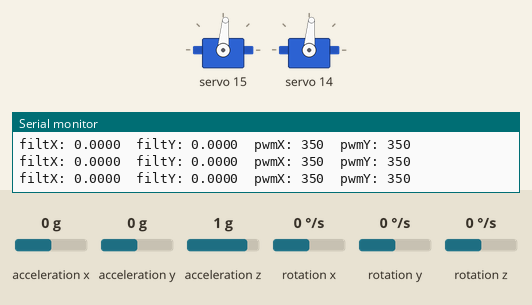
This program was run on a simulated Arduino Nano, built with avr-gcc and run on an emulated ATmega328P. Parts: 2 × servo, the last lines printed to the serial monitor. Wiring (inferred from the names in the program): MPU-6050 motion sensor at I2C address 0x68. The inputs (shaded band) are chosen by the test bench; at power-on: acceleration x 0 g, rotation x 0 °/s, rotation y 0 °/s, acceleration y 0 g, acceleration z 1 g, rotation z 0 °/s.

Above: at 2.6 s.
2.7 s: acceleration x set to -0.8 g
At 4.2 s:
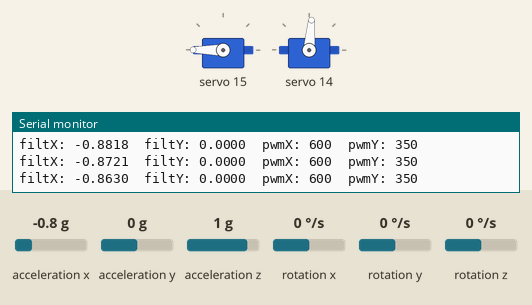
4.6 s: rotation x set to 12 °/s
At 5.2 s:
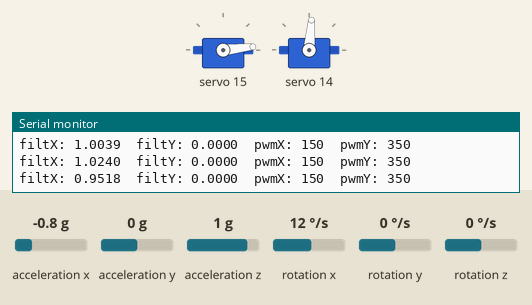
7.6 s: rotation y set to -192 °/s
At 9.5 s:
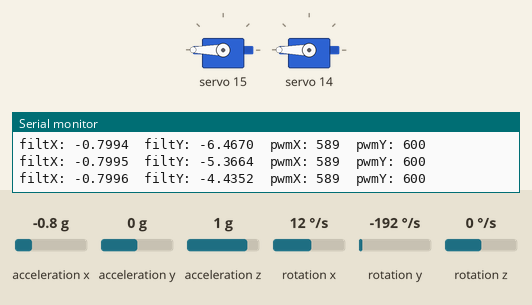
Timing chart, 0 to 13.7 s (numbered marks = the images above; inputs shaded):
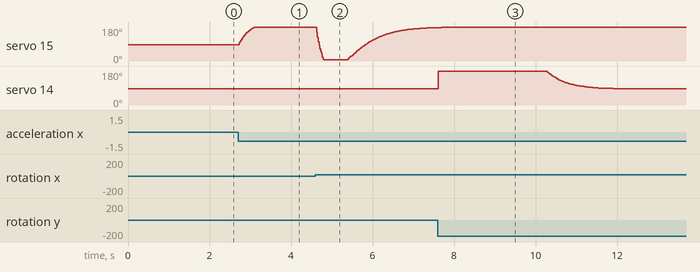

Measured:
- after the input at 2.7 s, servo 15: moves from 85° to 180° over 0.41 s, starting at once

The program:

main.cpp
```cpp
#include <Arduino.h>

#include <Wire.h>
#include <Adafruit_PWMServoDriver.h>

#include "Config.h"
#include "Types.h"
#include "I2CHelper.h"
#include "IMUManager.h"
#include "ServoController.h"
#include "MotionController.h"
#include "CalibrationManager.h"

static IMUManager         imu;
static ServoController    servos;
static MotionController   controller;
static CalibrationManager calibration;

// Optional debug print throttle
static uint32_t _lastDebugPrintMs = 0;

// =============================================================================
// setup()
// =============================================================================
void setup()
{
    Serial.begin(Config::SerialBaudRate);

    if (Config::DebugEnabled)
    {
        Serial.println(F("=== PlanarBearingController ==="));
        Serial.println(F("Initializing..."));
    }

    // 1. Initialize I2C bus
    I2CHelper::init();

    // 2. Initialize PCA9685 servo driver (centers servos on boot)
    if (!servos.init())
    {
        Serial.println(F("[FATAL] Servo driver init failed - halting"));
        while (true); // Halt; check wiring and I2C address
    }

    // 3. Initialize MPU6050
    if (!imu.init())
    {
        Serial.println(F("[FATAL] IMU init failed - halting"));
        while (true); // Halt; check wiring and I2C address
    }

    // 4. Run startup calibration
    //    Keep device FLAT and STILL during this phase.
    calibration.run(imu);

    if (Config::DebugEnabled)
    {
        Serial.println(F("Initialization complete. Entering main loop."));
    }
}

// =============================================================================
// loop()
// =============================================================================
void loop()
{
    // 1. Read and filter IMU data
    IMUData imuData = imu.update();

    // 2. Compute servo commands (open-loop feed-forward)
    //    Target setpoints are 0 (flat/level) - adjust if non-zero bias desired
    ServoCommand cmd = controller.compute(imuData, 0.0f, 0.0f);

    // 3. Apply servo outputs
    servos.apply(cmd);

    // 4. Optional debug output (rate-limited to avoid flooding serial)
    if (Config::DebugEnabled)
    {
        uint32_t now = millis();
        if (now - _lastDebugPrintMs >= Config::DebugPrintIntervalMs)
        {
            _lastDebugPrintMs = now;
            if (imuData.valid)
            {
                Serial.print(F("filtX: ")); Serial.print(imuData.filtX, 4);
                Serial.print(F("\tfiltY: ")); Serial.print(imuData.filtY, 4);
                Serial.print(F("\tpwmX: ")); Serial.print(cmd.pulseX);
                Serial.print(F("\tpwmY: ")); Serial.println(cmd.pulseY);
            }
        }
    }
}
```

CalibrationManager.h
```cpp
#pragma once

#include "Types.h"
#include "IMUManager.h"

// =============================================================================
// CalibrationManager.h
// Startup calibration routine for flat-surface bias estimation.
//
// Responsibilities:
//   - Collect multiple raw IMU samples while device is stationary and flat
//   - Average samples to estimate gyro zero-rate bias
//   - Estimate accelerometer offset relative to gravity vector
//   - Derive initial Kalman seed angles from accel data
//   - Store results in a CalibrationData struct
//   - Push calibration results into IMUManager
//
// Usage:
//   CalibrationManager cal;
//   cal.run(imu);   // Blocks for CalibrationSamples * CalibrationDelayMs ms
// =============================================================================

class CalibrationManager
{
public:
    CalibrationManager();

    // Run the full calibration routine. Blocks until complete.
    // Reads raw IMU data via imu, computes offsets, and calls imu.applyCalibration().
    void run(IMUManager& imu);

    // Access the calibration results after run() completes.
    const CalibrationData& getCalibrationData() const;

private:
    CalibrationData _calData;
};
```

I2CHelper.h
```cpp
#pragma once

#include <stdint.h>

// =============================================================================
// I2CHelper.h
// Low-level I2C utility functions with timeout handling and bus recovery.
//
// Adapted from original custom I2C implementation; preserves all robustness
// behavior including:
//   - Per-byte receive timeout
//   - Incomplete read detection
//   - Wire buffer drain on error
//   - Hardware error (code 4) bus recovery via Wire.end()/begin()
// =============================================================================

namespace I2CHelper
{
    // Initialize the I2C bus at the configured clock speed.
    void init();

    // Write one byte to a register on the IMU.
    // registerAddress - target register
    // data            - single byte value
    // sendStop        - whether to release the bus after transmission
    // Returns 0 on success, Wire error code otherwise.
    uint8_t write(uint8_t registerAddress, uint8_t data, bool sendStop);

    // Write multiple bytes starting at registerAddress.
    // Returns 0 on success, Wire error code otherwise.
    uint8_t write(uint8_t registerAddress, uint8_t* data, uint8_t length, bool sendStop);

    // Read nbytes from registerAddress into data buffer.
    // Returns 0 on success, 5 on timeout/incomplete read, Wire error code otherwise.
    uint8_t read(uint8_t registerAddress, uint8_t* data, uint8_t nbytes);

    // Attempt to recover the I2C bus after a hardware error.
    // Performs Wire.end() / Wire.begin() / setClock().
    void recoverBus();
}
```

IMUManager.h
```cpp
#pragma once

#include "Types.h"
#include "Kalman.h"
#include <stdint.h>

// =============================================================================
// IMUManager.h
// Owns the MPU6050 sensor, Kalman filters, and all IMU timing state.
//
// Responsibilities:
//   - MPU6050 register initialization
//   - Raw sensor burst-read (14 bytes: accel + temp + gyro)
//   - Sensor scaling (raw ADC -> physical units)
//   - dt computation via micros()
//   - Kalman filter application
//   - Calibration offset application
//
// Does NOT:
//   - Control servos
//   - Contain motion mapping logic
//   - Contain application-level decisions
// =============================================================================

class IMUManager
{
public:
    IMUManager();

    // Initialize the MPU6050. Verifies WHO_AM_I register.
    // Returns true on success, false if the sensor is not responding.
    bool init();

    // Read raw sensor data, apply calibration offsets, run Kalman filters,
    // compute dt, and return a fully populated IMUData struct.
    // Call this once per main loop iteration.
    IMUData update();

    // Apply calibration offsets and seed the Kalman filter initial angles.
    // Call this after CalibrationManager::run() has produced CalibrationData.
    void applyCalibration(const CalibrationData& cal);

    // Seed Kalman filter initial angles directly (used during calibration).
    void seedAngles(float angleX, float angleY);

private:
    Kalman  _kalmanX;
    Kalman  _kalmanY;

    uint32_t _lastTimeUs;  // micros() timestamp of last update
    uint8_t  _i2cBuf[14]; // Raw burst-read buffer (accel + temp + gyro)

    // Active calibration offsets
    float _gyroBiasX;
    float _gyroBiasY;
    float _accelOffsetX;
    float _accelOffsetY;

    bool _calibrated;
};
```

Kalman.h
```cpp
// Original by Kristian Lauszus, TKJ Electronics (GPL2).
// https://github.com/TKJElectronics/KalmanFilter/blob/master/Kalman.cpp

#pragma once

class Kalman
{
public:
    Kalman();

    float getAngle(float newAngle, float newRate, float dt);

    void setAngle(float angle);

    float getRate();

    // --- Filter tuning ---
    void setQangle(float Q_angle);
    void setQbias(float Q_bias);
    void setRmeasure(float R_measure);

    float getQangle();
    float getQbias();
    float getRmeasure();

private:
    float Q_angle;   // Process noise variance - accelerometer
    float Q_bias;    // Process noise variance - gyro bias
    float R_measure; // Measurement noise variance

    float angle; // Current angle estimate (state[0])
    float bias;  // Current gyro bias estimate (state[1])
    float rate;  // Bias-corrected rate (output only, not a state)

    float P[2][2]; // 2x2 error covariance matrix
};
```

MotionController.h
```cpp
#pragma once

#include "Types.h"

// =============================================================================
// MotionController.h
// Open-loop feed-forward motion mapping from filtered IMU data to servo pulses.
//
// Responsibilities:
//   - Apply axis gains (Config::GainX / GainY)
//   - Apply deadband filtering to suppress jitter
//   - Map filtered IMU values to PCA9685 pulse counts
//   - Return a ServoCommand ready for ServoController::apply()
//
// Architecture note:
//   This module intentionally contains only feed-forward logic. The compute()
//   interface accepts target setpoints so that a future closed-loop (PID)
//   upgrade can be dropped in without restructuring the rest of the system.
// =============================================================================

class MotionController
{
public:
    MotionController();

    // Compute servo commands from current filtered IMU state.
    //
    // imuData   - output of IMUManager::update()
    // targetX   - desired X position setpoint (0.0 = center / flat)
    // targetY   - desired Y position setpoint (0.0 = center / flat)
    //
    // Returns a ServoCommand with clamped pulse values for both axes.
    ServoCommand compute(const IMUData& imuData,
                         float targetX = 0.0f,
                         float targetY = 0.0f);

private:
    // Apply deadband: zero the signal if its absolute value is below threshold.
    float applyDeadband(float value, float threshold) const;

    // Map a scalar error value to a servo pulse count around center.
    uint16_t mapToPulse(float error, float gain, uint16_t center) const;
};
```

ServoController.h
```cpp
#pragma once

#include "Types.h"
#include <Adafruit_PWMServoDriver.h>

// =============================================================================
// ServoController.h
// Owns the PCA9685 PWM driver and all servo output logic.
//
// Responsibilities:
//   - PCA9685 initialization
//   - Servo pulse output (both axes)
//   - Pulse clamping to configured safety limits
//   - Centering helper
//
// Does NOT:
//   - Perform motion calculations
//   - Read from IMU
//   - Contain control logic
// =============================================================================

class ServoController
{
public:
    ServoController();

    // Initialize the PCA9685 driver and set PWM frequency.
    // Returns true on success.
    bool init();

    // Apply a ServoCommand: clamp pulses to safe limits and output to PCA9685.
    void apply(const ServoCommand& cmd);

    // Drive both servos to the configured center pulse position.
    void center();

private:
    Adafruit_PWMServoDriver _pwm;

    // Clamp a pulse value to [ServoPulseMin, ServoPulseMax]
    uint16_t clampPulse(uint16_t pulse) const;
};
```

Types.h
```cpp
#pragma once

#include <stdint.h>

// =============================================================================
// Types.h
// Shared lightweight POD structs used across modules.
// No dynamic allocation. No virtual functions. No STL.
// =============================================================================

// -----------------------------------------------------------------------------
// IMUData
// Output of IMUManager::update(). Contains both raw and filtered sensor values,
// plus the elapsed time delta used for integration.
// -----------------------------------------------------------------------------
struct IMUData
{
    // Raw accelerometer readings (in g, after scale factor applied)
    float rawAccX = 0.0f;
    float rawAccY = 0.0f;
    float rawAccZ = 0.0f;

    // Raw gyroscope readings (in deg/s, after scale factor applied)
    float rawGyroX = 0.0f;
    float rawGyroY = 0.0f;
    float rawGyroZ = 0.0f;

    // Kalman-filtered outputs (used by MotionController)
    float filtX = 0.0f;
    float filtY = 0.0f;

    // Elapsed time since last update (seconds)
    float dt = 0.0f;

    // True if this reading is valid (I2C succeeded)
    bool valid = false;
};

// -----------------------------------------------------------------------------
// ServoCommand
// Encapsulates final PWM pulse outputs for both servo axes.
// Consumed by ServoController::apply().
// -----------------------------------------------------------------------------
struct ServoCommand
{
    uint16_t pulseX = 350; // PCA9685 12-bit count for X servo
    uint16_t pulseY = 350; // PCA9685 12-bit count for Y servo
};

// -----------------------------------------------------------------------------
// CalibrationData
// Holds sensor offsets and biases computed during the startup calibration run.
// Stored and applied by CalibrationManager; read by IMUManager.
// -----------------------------------------------------------------------------
struct CalibrationData
{
    // Gyroscope zero-rate bias (deg/s)
    float gyroBiasX = 0.0f;
    float gyroBiasY = 0.0f;
    float gyroBiasZ = 0.0f;

    // Accelerometer offset (g) relative to flat/level reference
    float accelOffsetX = 0.0f;
    float accelOffsetY = 0.0f;
    float accelOffsetZ = 0.0f;

    // Initial Kalman seed angles (deg) - derived from accel at rest
    float initAngleX = 0.0f;
    float initAngleY = 0.0f;

    bool ready = false; // Set to true once calibration has been run
};
```

CalibrationManager.cpp
```cpp
// =============================================================================
// CalibrationManager.cpp
// Startup calibration: gyro bias estimation and flat-surface accel offsets.
//
// Procedure:
//   1. Place the device on a flat, stationary surface.
//   2. CalibrationManager::run() collects Config::CalibrationSamples raw reads.
//   3. Averages gyro readings -> gyro bias.
//   4. Averages accel X/Y -> accel offset (expected 0g on flat surface).
//   5. Derives initial Kalman seed angles from averaged accel values.
//   6. Pushes results into IMUManager via applyCalibration().
//
// NOTE: The device must be stationary and level during calibration.
// =============================================================================

#include "CalibrationManager.h"
#include "I2CHelper.h"
#include "Config.h"
#include <Arduino.h>
#include <math.h>

CalibrationManager::CalibrationManager()
{
}

void CalibrationManager::run(IMUManager& imu)
{
    if (Config::DebugEnabled)
    {
        Serial.println(F("[Cal] Starting calibration - hold device flat and still..."));
    }

    // Accumulators for averaging (use double to preserve precision over many samples)
    double sumGX = 0.0, sumGY = 0.0, sumGZ = 0.0;
    double sumAX = 0.0, sumAY = 0.0, sumAZ = 0.0;

    uint16_t validSamples = 0;

    for (uint16_t i = 0; i < Config::CalibrationSamples; i++)
    {
        IMUData sample = imu.update();

        if (sample.valid)
        {
            sumGX += sample.rawGyroX;
            sumGY += sample.rawGyroY;
            sumGZ += sample.rawGyroZ;

            sumAX += sample.rawAccX;
            sumAY += sample.rawAccY;
            sumAZ += sample.rawAccZ;

            validSamples++;
        }

        delay(Config::CalibrationDelayMs);
    }

    if (validSamples == 0)
    {
        if (Config::DebugEnabled)
        {
            Serial.println(F("[Cal] FAILED - no valid IMU samples received"));
        }
        return;
    }

    const float n = static_cast<float>(validSamples);

    // --- Gyro bias: average zero-rate readings ---
    _calData.gyroBiasX = static_cast<float>(sumGX / n);
    _calData.gyroBiasY = static_cast<float>(sumGY / n);
    _calData.gyroBiasZ = static_cast<float>(sumGZ / n);

    // --- Accel offset: deviation from expected flat-surface reading ---
    // On a flat surface, ideal readings are: X=0g, Y=0g, Z=1g.
    // Store the X and Y averages directly as offsets; Z is not used for control.
    _calData.accelOffsetX = static_cast<float>(sumAX / n);
    _calData.accelOffsetY = static_cast<float>(sumAY / n);
    _calData.accelOffsetZ = static_cast<float>(sumAZ / n) - 1.0f; // Remove gravity

    // --- Seed angles: derive from averaged accel values ---
    // After removing offset, both should be ~0 on a flat surface.
    // Using the raw averages before offset subtraction to get the actual tilt angle.
    // TODO: For true angle estimation, use atan2(accY, sqrt(accX^2+accZ^2)).
    //       This simplified version seeds to 0 assuming startup is level.
    _calData.initAngleX = 0.0f;
    _calData.initAngleY = 0.0f;

    _calData.ready = true;

    // Push calibration data into the IMU manager
    imu.applyCalibration(_calData);

    if (Config::DebugEnabled)
    {
        Serial.println(F("[Cal] Calibration complete."));
        Serial.print(F("[Cal] Gyro bias  X/Y/Z: "));
        Serial.print(_calData.gyroBiasX, 4); Serial.print(F(" / "));
        Serial.print(_calData.gyroBiasY, 4); Serial.print(F(" / "));
        Serial.println(_calData.gyroBiasZ, 4);
        Serial.print(F("[Cal] Accel off  X/Y/Z: "));
        Serial.print(_calData.accelOffsetX, 4); Serial.print(F(" / "));
        Serial.print(_calData.accelOffsetY, 4); Serial.print(F(" / "));
        Serial.println(_calData.accelOffsetZ, 4);
    }
}

const CalibrationData& CalibrationManager::getCalibrationData() const
{
    return _calData;
}
```

Source omitted: I2CHelper.cpp (3665 bytes), IMUManager.cpp (5301 bytes), Kalman.cpp (1685 bytes), MotionController.cpp (2663 bytes), ServoController.cpp (1258 bytes), Config.h (5293 bytes)
